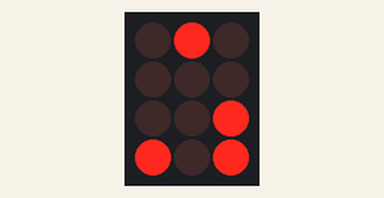
A sketch run on a simulated Arduino Uno, built with avr-gcc and run on an emulated ATmega328P. On the bench: 3×4 LED matrix. Wiring (inferred from the names in the program): LED matrix (orientation assumed): rows pin 6, pin 7, pin 9, pin 8; columns pin 2, pin 3, pin 5.

Above: at 0.1 s.
At 55.1 s:
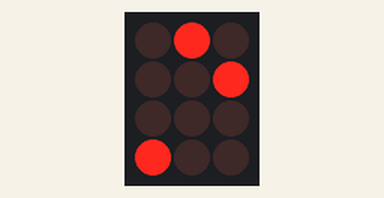
At 115.1 s:
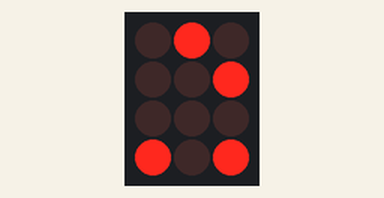

The sketch:

binary_clock.ino
```cpp
///////////////////////////////////////
// RTC Binary clock by Richard Bruna //
///////////////////////////////////////

#include <Time.h>

// LED array digital pins:
const int Col[4] = {2,3,4,5};
const int Row[4] = {6,7,9,8};

//Binary digits [0-9]:
int bin_digit[10][4] = {
  {0,0,0,0},
  {0,0,0,1},
  {0,0,1,0},
  {0,0,1,1},
  {0,1,0,0},
  {0,1,0,1},
  {0,1,1,0},
  {0,1,1,1},
  {1,0,0,0},
  {1,0,0,1}
};

//SETUP:
void setup() {
  //Init LED array:
  for (int Pin = 0; Pin < 4; Pin++) {
    pinMode(Row[Pin], OUTPUT);
    digitalWrite(Row[Pin], LOW);
    pinMode(Col[Pin], OUTPUT);
    digitalWrite(Col[Pin], HIGH);
  }
  //Set birth time:
  setTime(18,3,5,1,4,1982);
}

//MAIN:
void loop() {
  //Get RT:
  if (timeStatus() == timeSet) {
    //Store RT in array:
    int *bin_time[4] = {
      bin_digit[hour() / 10],
      bin_digit[hour() % 10],
      bin_digit[minute() / 10],
      bin_digit[minute() % 10]
    };
    //Scan the array and display the LED clock:
    for (int ColPin = 0; ColPin < 4; ColPin++) {
      //Power up the Col:
      digitalWrite(Col[ColPin], LOW);
      //Blink all the LED's in a Col:
      for (int RowPin = 0; RowPin < 4; RowPin++) {
        //Turn LED ON:
        if ( bin_time[ColPin][RowPin] == 1 ) {
          digitalWrite(Row[RowPin], HIGH);
          //POV delay:
          delay(1);
        }
        //Turn the LED OFF:
        digitalWrite(Row[RowPin], LOW);
      }
      //Power down the Col:
      digitalWrite(Col[ColPin], HIGH);
    }
  }
}
```

Measured:
- what the display in image 0 shows lasts 55.1 s, from 0.0 s to 55.1 s
- what the display in image 1 shows lasts 59.9 s, from 55.1 s to 115.0 s
